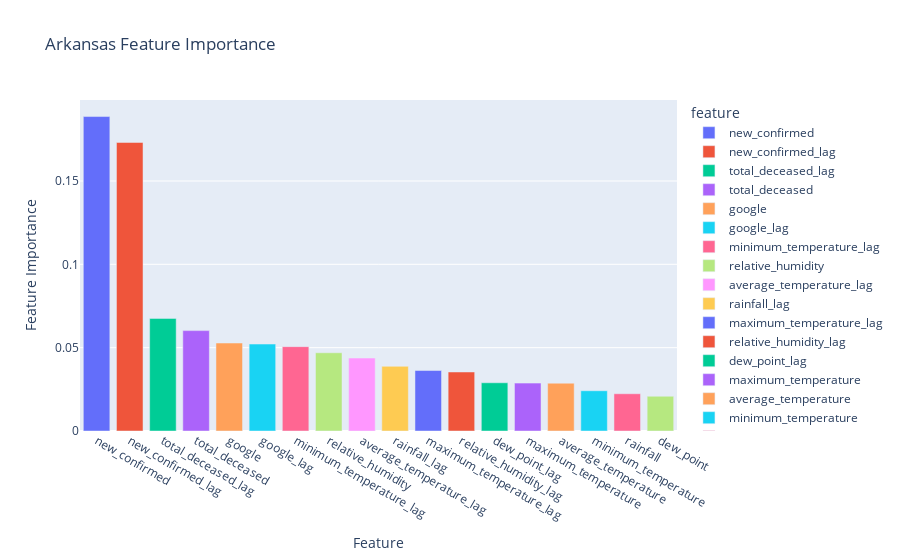

This figure's notebook cell:
### Code cell
df1 = data['AR']['Feature Importance']

fig = px.bar(df1, x=df1['feature'],y=df1['importance'], color=df1['feature'], title = 'Arkansas Feature Importance')
fig.update_xaxes(title_text='Feature')
fig.update_yaxes(title_text='Feature Importance')
fig.show()

### Figure 1 — Plotly figure (JSON) as saved in the notebook; plotly's stock layout.template omitted (floating-point values rounded to 4 significant figures)
{"data": [{"alignmentgroup": "True", "hovertemplate": "feature=%{x}<br>importance=%{y}<extra></extra>", "legendgroup": "new_confirmed", "marker": {"color": "#636efa"}, "name": "new_confirmed", "offsetgroup": "new_confirmed", "orientation": "v", "showlegend": true, "textposition": "auto", "type": "bar", "x": ["new_confirmed"], "xaxis": "x", "y": [0.1887], "yaxis": "y"}, {"alignmentgroup": "True", "hovertemplate": "feature=%{x}<br>importance=%{y}<extra></extra>", "legendgroup": "new_confirmed_lag", "marker": {"color": "#EF553B"}, "name": "new_confirmed_lag", "offsetgroup": "new_confirmed_lag", "orientation": "v", "showlegend": true, "textposition": "auto", "type": "bar", "x": ["new_confirmed_lag"], "xaxis": "x", "y": [0.1731], "yaxis": "y"}, {"alignmentgroup": "True", "hovertemplate": "feature=%{x}<br>importance=%{y}<extra></extra>", "legendgroup": "total_deceased_lag", "marker": {"color": "#00cc96"}, "name": "total_deceased_lag", "offsetgroup": "total_deceased_lag", "orientation": "v", "showlegend": true, "textposition": "auto", "type": "bar", "x": ["total_deceased_lag"], "xaxis": "x", "y": [0.06755], "yaxis": "y"}, {"alignmentgroup": "True", "hovertemplate": "feature=%{x}<br>importance=%{y}<extra></extra>", "legendgroup": "total_deceased", "marker": {"color": "#ab63fa"}, "name": "total_deceased", "offsetgroup": "total_deceased", "orientation": "v", "showlegend": true, "textposition": "auto", "type": "bar", "x": ["total_deceased"], "xaxis": "x", "y": [0.06023], "yaxis": "y"}, {"alignmentgroup": "True", "hovertemplate": "feature=%{x}<br>importance=%{y}<extra></extra>", "legendgroup": "google", "marker": {"color": "#FFA15A"}, "name": "google", "offsetgroup": "google", "orientation": "v", "showlegend": true, "textposition": "auto", "type": "bar", "x": ["google"], "xaxis": "x", "y": [0.05278], "yaxis": "y"}, {"alignmentgroup": "True", "hovertemplate": "feature=%{x}<br>importance=%{y}<extra></extra>", "legendgroup": "google_lag", "marker": {"color": "#19d3f3"}, "name": "google_lag", "offsetgroup": "google_lag", "orientation": "v", "showlegend": true, "textposition": "auto", "type": "bar", "x": ["google_lag"], "xaxis": "x", "y": [0.05216], "yaxis": "y"}, {"alignmentgroup": "True", "hovertemplate": "feature=%{x}<br>importance=%{y}<extra></extra>", "legendgroup": "minimum_temperature_lag", "marker": {"color": "#FF6692"}, "name": "minimum_temperature_lag", "offsetgroup": "minimum_temperature_lag", "orientation": "v", "showlegend": true, "textposition": "auto", "type": "bar", "x": ["minimum_temperature_lag"], "xaxis": "x", "y": [0.05061], "yaxis": "y"}, {"alignmentgroup": "True", "hovertemplate": "feature=%{x}<br>importance=%{y}<extra></extra>", "legendgroup": "relative_humidity", "marker": {"color": "#B6E880"}, "name": "relative_humidity", "offsetgroup": "relative_humidity", "orientation": "v", "showlegend": true, "textposition": "auto", "type": "bar", "x": ["relative_humidity"], "xaxis": "x", "y": [0.04693], "yaxis": "y"}, {"alignmentgroup": "True", "hovertemplate": "feature=%{x}<br>importance=%{y}<extra></extra>", "legendgroup": "average_temperature_lag", "marker": {"color": "#FF97FF"}, "name": "average_temperature_lag", "offsetgroup": "average_temperature_lag", "orientation": "v", "showlegend": true, "textposition": "auto", "type": "bar", "x": ["average_temperature_lag"], "xaxis": "x", "y": [0.04378], "yaxis": "y"}, {"alignmentgroup": "True", "hovertemplate": "feature=%{x}<br>importance=%{y}<extra></extra>", "legendgroup": "rainfall_lag", "marker": {"color": "#FECB52"}, "name": "rainfall_lag", "offsetgroup": "rainfall_lag", "orientation": "v", "showlegend": true, "textposition": "auto", "type": "bar", "x": ["rainfall_lag"], "xaxis": "x", "y": [0.0388], "yaxis": "y"}, {"alignmentgroup": "True", "hovertemplate": "feature=%{x}<br>importance=%{y}<extra></extra>", "legendgroup": "maximum_temperature_lag", "marker": {"color": "#636efa"}, "name": "maximum_temperature_lag", "offsetgroup": "maximum_temperature_lag", "orientation": "v", "showlegend": true, "textposition": "auto", "type": "bar", "x": ["maximum_temperature_lag"], "xaxis": "x", "y": [0.03628], "yaxis": "y"}, {"alignmentgroup": "True", "hovertemplate": "feature=%{x}<br>importance=%{y}<extra></extra>", "legendgroup": "relative_humidity_lag", "marker": {"color": "#EF553B"}, "name": "relative_humidity_lag", "offsetgroup": "relative_humidity_lag", "orientation": "v", "showlegend": true, "textposition": "auto", "type": "bar", "x": ["relative_humidity_lag"], "xaxis": "x", "y": [0.0354], "yaxis": "y"}, {"alignmentgroup": "True", "hovertemplate": "feature=%{x}<br>importance=%{y}<extra></extra>", "legendgroup": "dew_point_lag", "marker": {"color": "#00cc96"}, "name": "dew_point_lag", "offsetgroup": "dew_point_lag", "orientation": "v", "showlegend": true, "textposition": "auto", "type": "bar", "x": ["dew_point_lag"], "xaxis": "x", "y": [0.02893], "yaxis": "y"}, {"alignmentgroup": "True", "hovertemplate": "feature=%{x}<br>importance=%{y}<extra></extra>", "legendgroup": "maximum_temperature", "marker": {"color": "#ab63fa"}, "name": "maximum_temperature", "offsetgroup": "maximum_temperature", "orientation": "v", "showlegend": true, "textposition": "auto", "type": "bar", "x": ["maximum_temperature"], "xaxis": "x", "y": [0.02873], "yaxis": "y"}, {"alignmentgroup": "True", "hovertemplate": "feature=%{x}<br>importance=%{y}<extra></extra>", "legendgroup": "average_temperature", "marker": {"color": "#FFA15A"}, "name": "average_temperature", "offsetgroup": "average_temperature", "orientation": "v", "showlegend": true, "textposition": "auto", "type": "bar", "x": ["average_temperature"], "xaxis": "x", "y": [0.02869], "yaxis": "y"}, {"alignmentgroup": "True", "hovertemplate": "feature=%{x}<br>importance=%{y}<extra></extra>", "legendgroup": "minimum_temperature", "marker": {"color": "#19d3f3"}, "name": "minimum_temperature", "offsetgroup": "minimum_temperature", "orientation": "v", "showlegend": true, "textposition": "auto", "type": "bar", "x": ["minimum_temperature"], "xaxis": "x", "y": [0.02415], "yaxis": "y"}, {"alignmentgroup": "True", "hovertemplate": "feature=%{x}<br>importance=%{y}<extra></extra>", "legendgroup": "rainfall", "marker": {"color": "#FF6692"}, "name": "rainfall", "offsetgroup": "rainfall", "orientation": "v", "showlegend": true, "textposition": "auto", "type": "bar", "x": ["rainfall"], "xaxis": "x", "y": [0.02235], "yaxis": "y"}, {"alignmentgroup": "True", "hovertemplate": "feature=%{x}<br>importance=%{y}<extra></extra>", "legendgroup": "dew_point", "marker": {"color": "#B6E880"}, "name": "dew_point", "offsetgroup": "dew_point", "orientation": "v", "showlegend": true, "textposition": "auto", "type": "bar", "x": ["dew_point"], "xaxis": "x", "y": [0.02085], "yaxis": "y"}], "layout": {"barmode": "relative", "legend": {"title": {"text": "feature"}, "tracegroupgap": 0}, "title": {"text": "Arkansas Feature Importance"}, "xaxis": {"anchor": "y", "categoryarray": ["new_confirmed", "new_confirmed_lag", "total_deceased_lag", "total_deceased", "google", "google_lag", "minimum_temperature_lag", "relative_humidity", "average_temperature_lag", "rainfall_lag", "maximum_temperature_lag", "relative_humidity_lag", "dew_point_lag", "maximum_temperature", "average_temperature", "minimum_temperature", "rainfall", "dew_point"], "categoryorder": "array", "domain": [0, 1], "title": {"text": "Feature"}}, "yaxis": {"anchor": "x", "domain": [0, 1], "title": {"text": "Feature Importance"}}}}
